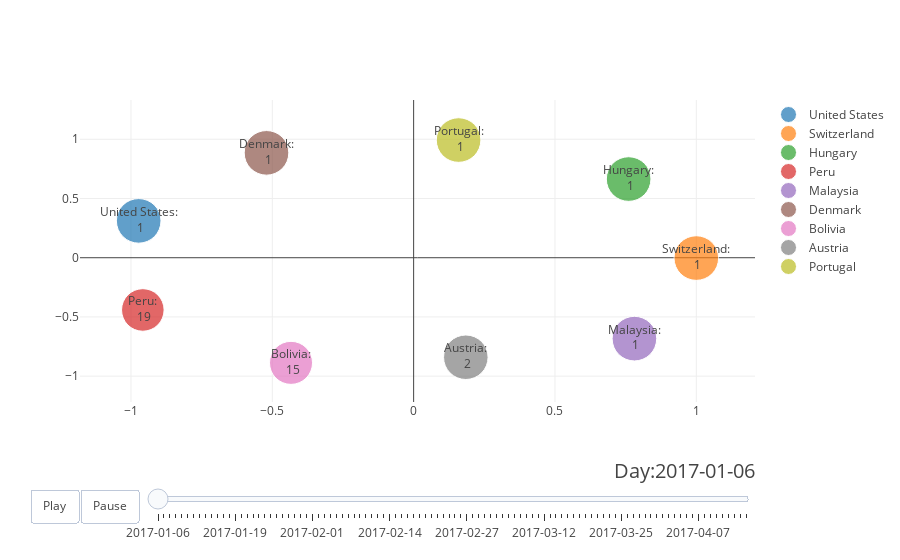

The notebook cell this image was saved under:
### Code cell
#Run this cell to draw the graph/animation!

#extracts the list of days that the chosen song exits on the rankings
song_days = sorted(df_specific_song["Date"].unique().tolist())
if len(song_days) > 100:
    print("truncating to the first hundred days that the song was on the charts")
    song_days = song_days[:100]
# song_days = ['2017-04-08', '2017-04-09', '2017-04-10']
#extracts which regions to use from the checkboxes
regions_to_use = [r for i,r in enumerate(all_region_codes) if checkboxes[i].value]
# regions_to_use = ['us', 'hk', 'ch', 'jp', 'sg']

# make figure
figure = {
    'data': [],
    'layout': {},
    'frames': []
}

# fill in most of layout
figure['layout']['hovermode'] = 'closest'
figure['layout']['sliders'] = {
    'args': [
        'transition', {
            'duration': 400,
            'easing': 'cubic-in-out'
        }
    ],
    'initialValue': song_days[0],
    'plotlycommand': 'animate',
    'values': song_days,
    'visible': True
}

figure['layout']['updatemenus'] = [
    {
        'buttons': [
            {
                'args': [None, {'frame': {'duration': 500, 'redraw': False},
                         'fromcurrent': True, 'transition': {'duration': 300, 'easing': 'quadratic-in-out'}}],
                'label': 'Play',
                'method': 'animate'
            },
            {
                'args': [[None], {'frame': {'duration': 0, 'redraw': False}, 'mode': 'immediate',
                'transition': {'duration': 0}}],
                'label': 'Pause',
                'method': 'animate'
            }
        ],
        'direction': 'left',
        'pad': {'r': 10, 't': 87},
        'showactive': False,
        'type': 'buttons',
        'x': 0.1,
        'xanchor': 'right',
        'y': 0,
        'yanchor': 'top'
    }
]

sliders_dict = {
    'active': 0,
    'yanchor': 'top',
    'xanchor': 'left',
    'currentvalue': {
        'font': {'size': 20},
        'prefix': 'Day:',
        'visible': True,
        'xanchor': 'right'
    },
    'transition': {'duration': 300, 'easing': 'cubic-in-out'},
    'pad': {'b': 10, 't': 50},
    'len': 0.9,
    'x': 0.1,
    'y': 0,
    'steps': []
}

# make initial day data
date = song_days[0]
G = make_networkx_graph(date=date, regions=regions_to_use)
#to calcute the positions for all of the nodes in the graph
# pos = graphviz_layout(G, prog='neato')
pos = nx.drawing.layout.spring_layout(G)

for node in G.nodes(data=True):
    x, y = pos[node[0]]
    data_dict = {
        'x': tuple([x]),
        'y': tuple([y]),
        'mode': 'markers+text',
        'text': tuple(["{}:<br> {}".format(node[1]['name'], node[1]['position'])]),
        'marker': {
            'sizemode': 'area',
            'sizeref': 0.2,
            'size': tuple([(200 - node[1]['position'])])
        },
        'name': node[1]['name']
    }
    figure['data'].append(data_dict)
    
# make frames
for date in song_days:
    frame = {'data': [], 'name': date}
    
    G = make_networkx_graph(date=date, regions=regions_to_use)
    #to calcute the positions for all of the nodes in the graph
#     pos = graphviz_layout(G, prog='neato')
    pos = nx.layout.shell_layout(G)
        
    for node in G.nodes(data=True):
        x, y = pos[node[0]]
        data_dict = {
            'x': tuple([x]),
            'y': tuple([y]),
            'mode': 'markers+text',
            'text': tuple(["{}:<br> {}".format(node[1]['name'], node[1]['position'])]),
            'marker': {
                'sizemode': 'area',
                'sizeref': 0.05,
                'size': tuple([200 - (node[1]['position'])])
            },
            'name': node[1]['name']
        }
        frame['data'].append(data_dict)

    figure['frames'].append(frame)
    slider_step = {'args': [
        [date],
        {'frame': {'duration': 300, 'redraw': False},
         'mode': 'immediate',
       'transition': {'duration': 300}}
     ],
     'label': date,
     'method': 'animate'}
    sliders_dict['steps'].append(slider_step)

    
figure['layout']['sliders'] = [sliders_dict]

iplot(figure, filename='anim')

### Figure 1 — Plotly figure (JSON) as saved in the notebook; plotly's stock layout.template omitted (floating-point values rounded to 4 significant figures)
{"data": [{"marker": {"size": [199], "sizemode": "area", "sizeref": 0.2}, "mode": "markers+text", "name": "United States", "text": ["United States:<br> 1"], "type": "scatter", "uid": "3e9a78b9-376f-4e06-93b4-fd2a5b279664", "x": [-0.9727], "y": [0.3112]}, {"marker": {"size": [199], "sizemode": "area", "sizeref": 0.2}, "mode": "markers+text", "name": "Switzerland", "text": ["Switzerland:<br> 1"], "type": "scatter", "uid": "104497a7-0b44-408c-8bab-0f4be36863ac", "x": [1], "y": [-0.002843]}, {"marker": {"size": [199], "sizemode": "area", "sizeref": 0.2}, "mode": "markers+text", "name": "Hungary", "text": ["Hungary:<br> 1"], "type": "scatter", "uid": "11c6a97a-05cb-4910-be63-f242ab9f1ca3", "x": [0.7606], "y": [0.6643]}, {"marker": {"size": [181], "sizemode": "area", "sizeref": 0.2}, "mode": "markers+text", "name": "Peru", "text": ["Peru:<br> 19"], "type": "scatter", "uid": "94be2ebb-7d18-4fbf-8b99-ed80f3f80c38", "x": [-0.9581], "y": [-0.4409]}, {"marker": {"size": [199], "sizemode": "area", "sizeref": 0.2}, "mode": "markers+text", "name": "Malaysia", "text": ["Malaysia:<br> 1"], "type": "scatter", "uid": "9dd95a78-9ba9-48f8-890f-4d86156672f3", "x": [0.7811], "y": [-0.6832]}, {"marker": {"size": [199], "sizemode": "area", "sizeref": 0.2}, "mode": "markers+text", "name": "Denmark", "text": ["Denmark:<br> 1"], "type": "scatter", "uid": "dce6e326-b624-4657-8f94-8b114e15a04c", "x": [-0.5206], "y": [0.8855]}, {"marker": {"size": [185], "sizemode": "area", "sizeref": 0.2}, "mode": "markers+text", "name": "Bolivia", "text": ["Bolivia:<br> 15"], "type": "scatter", "uid": "c1c068fd-d852-41fd-b06e-f992c711a2ff", "x": [-0.4338], "y": [-0.8876]}, {"marker": {"size": [198], "sizemode": "area", "sizeref": 0.2}, "mode": "markers+text", "name": "Austria", "text": ["Austria:<br> 2"], "type": "scatter", "uid": "caa1f38d-6f88-4c2c-b91c-7c6febf95e4b", "x": [0.1846], "y": [-0.8402]}, {"marker": {"size": [199], "sizemode": "area", "sizeref": 0.2}, "mode": "markers+text", "name": "Portugal", "text": ["Portugal:<br> 1"], "type": "scatter", "uid": "0da4aaf0-eceb-4c8c-87ef-3aaa91022834", "x": [0.159], "y": [0.9936]}], "layout": {"hovermode": "closest", "sliders": [{"active": 0, "currentvalue": {"font": {"size": 20}, "prefix": "Day:", "visible": true, "xanchor": "right"}, "len": 0.9, "pad": {"b": 10, "t": 50}, "steps": [{"args": [["2017-01-06"], {"frame": {"duration": 300, "redraw": false}, "mode": "immediate", "transition": {"duration": 300}}], "label": "2017-01-06", "method": "animate"}, {"args": [["2017-01-07"], {"frame": {"duration": 300, "redraw": false}, "mode": "immediate", "transition": {"duration": 300}}], "label": "2017-01-07", "method": "animate"}, {"args": [["2017-01-08"], {"frame": {"duration": 300, "redraw": false}, "mode": "immediate", "transition": {"duration": 300}}], "label": "2017-01-08", "method": "animate"}, {"args": [["2017-01-09"], {"frame": {"duration": 300, "redraw": false}, "mode": "immediate", "transition": {"duration": 300}}], "label": "2017-01-09", "method": "animate"}, {"args": [["2017-01-10"], {"frame": {"duration": 300, "redraw": false}, "mode": "immediate", "transition": {"duration": 300}}], "label": "2017-01-10", "method": "animate"}, {"args": [["2017-01-11"], {"frame": {"duration": 300, "redraw": false}, "mode": "immediate", "transition": {"duration": 300}}], "label": "2017-01-11", "method": "animate"}, {"args": [["2017-01-12"], {"frame": {"duration": 300, "redraw": false}, "mode": "immediate", "transition": {"duration": 300}}], "label": "2017-01-12", "method": "animate"}, {"args": [["2017-01-13"], {"frame": {"duration": 300, "redraw": false}, "mode": "immediate", "transition": {"duration": 300}}], "label": "2017-01-13", "method": "animate"}, {"args": [["2017-01-14"], {"frame": {"duration": 300, "redraw": false}, "mode": "immediate", "transition": {"duration": 300}}], "label": "2017-01-14", "method": "animate"}, {"args": [["2017-01-15"], {"frame": {"duration": 300, "redraw": false}, "mode": "immediate", "transition": {"duration": 300}}], "label": "2017-01-15", "method": "animate"}, {"args": [["2017-01-16"], {"frame": {"duration": 300, "redraw": false}, "mode": "immediate", "transition": {"duration": 300}}], "label": "2017-01-16", "method": "animate"}, {"args": [["2017-01-17"], {"frame": {"duration": 300, "redraw": false}, "mode": "immediate", "transition": {"duration": 300}}], "label": "2017-01-17", "method": "animate"}, {"args": [["2017-01-18"], {"frame": {"duration": 300, "redraw": false}, "mode": "immediate", "transition": {"duration": 300}}], "label": "2017-01-18", "method": "animate"}, {"args": [["2017-01-19"], {"frame": {"duration": 300, "redraw": false}, "mode": "immediate", "transition": {"duration": 300}}], "label": "2017-01-19", "method": "animate"}, {"args": [["2017-01-20"], {"frame": {"duration": 300, "redraw": false}, "mode": "immediate", "transition": {"duration": 300}}], "label": "2017-01-20", "method": "animate"}, {"args": [["2017-01-21"], {"frame": {"duration": 300, "redraw": false}, "mode": "immediate", "transition": {"duration": 300}}], "label": "2017-01-21", "method": "animate"}, {"args": [["2017-01-22"], {"frame": {"duration": 300, "redraw": false}, "mode": "immediate", "transition": {"duration": 300}}], "label": "2017-01-22", "method": "animate"}, {"args": [["2017-01-23"], {"frame": {"duration": 300, "redraw": false}, "mode": "immediate", "transition": {"duration": 300}}], "label": "2017-01-23", "method": "animate"}, {"args": [["2017-01-24"], {"frame": {"duration": 300, "redraw": false}, "mode": "immediate", "transition": {"duration": 300}}], "label": "2017-01-24", "method": "animate"}, {"args": [["2017-01-25"], {"frame": {"duration": 300, "redraw": false}, "mode": "immediate", "transition": {"duration": 300}}], "label": "2017-01-25", "method": "animate"}, {"args": [["2017-01-26"], {"frame": {"duration": 300, "redraw": false}, "mode": "immediate", "transition": {"duration": 300}}], "label": "2017-01-26", "method": "animate"}, {"args": [["2017-01-27"], {"frame": {"duration": 300, "redraw": false}, "mode": "immediate", "transition": {"duration": 300}}], "label": "2017-01-27", "method": "animate"}, {"args": [["2017-01-28"], {"frame": {"duration": 300, "redraw": false}, "mode": "immediate", "transition": {"duration": 300}}], "label": "2017-01-28", "method": "animate"}, {"args": [["2017-01-29"], {"frame": {"duration": 300, "redraw": false}, "mode": "immediate", "transition": {"duration": 300}}], "label": "2017-01-29", "method": "animate"}, {"args": [["2017-01-30"], {"frame": {"duration": 300, "redraw": false}, "mode": "immediate", "transition": {"duration": 300}}], "label": "2017-01-30", "method": "animate"}, {"args": [["2017-01-31"], {"frame": {"duration": 300, "redraw": false}, "mode": "immediate", "transition": {"duration": 300}}], "label": "2017-01-31", "method": "animate"}, {"args": [["2017-02-01"], {"frame": {"duration": 300, "redraw": false}, "mode": "immediate", "transition": {"duration": 300}}], "label": "2017-02-01", "method": "animate"}, {"args": [["2017-02-02"], {"frame": {"duration": 300, "redraw": false}, "mode": "immediate", "transition": {"duration": 300}}], "label": "2017-02-02", "method": "animate"}, {"args": [["2017-02-03"], {"frame": {"duration": 300, "redraw": false}, "mode": "immediate", "transition": {"duration": 300}}], "label": "2017-02-03", "method": "animate"}, {"args": [["2017-02-04"], {"frame": {"duration": 300, "redraw": false}, "mode": "immediate", "transition": {"duration": 300}}], "label": "2017-02-04", "method": "animate"}, {"args": [["2017-02-05"], {"frame": {"duration": 300, "redraw": false}, "mode": "immediate", "transition": {"duration": 300}}], "label": "2017-02-05", "method": "animate"}, {"args": [["2017-02-06"], {"frame": {"duration": 300, "redraw": false}, "mode": "immediate", "transition": {"duration": 300}}], "label": "2017-02-06", "method": "animate"}, {"args": [["2017-02-07"], {"frame": {"duration": 300, "redraw": false}, "mode": "immediate", "transition": {"duration": 300}}], "label": "2017-02-07", "method": "animate"}, {"args": [["2017-02-08"], {"frame": {"duration": 300, "redraw": false}, "mode": "immediate", "transition": {"duration": 300}}], "label": "2017-02-08", "method": "animate"}, {"args": [["2017-02-09"], {"frame": {"duration": 300, "redraw": false}, "mode": "immediate", "transition": {"duration": 300}}], "label": "2017-02-09", "method": "animate"}, {"args": [["2017-02-10"], {"frame": {"duration": 300, "redraw": false}, "mode": "immediate", "transition": {"duration": 300}}], "label": "2017-02-10", "method": "animate"}, {"args": [["2017-02-11"], {"frame": {"duration": 300, "redraw": false}, "mode": "immediate", "transition": {"duration": 300}}], "label": "2017-02-11", "method": "animate"}, {"args": [["2017-02-12"], {"frame": {"duration": 300, "redraw": false}, "mode": "immediate", "transition": {"duration": 300}}], "label": "2017-02-12", "method": "animate"}, {"args": [["2017-02-13"], {"frame": {"duration": 300, "redraw": false}, "mode": "immediate", "transition": {"duration": 300}}], "label": "2017-02-13", "method": "animate"}, {"args": [["2017-02-14"], {"frame": {"duration": 300, "redraw": false}, "mode": "immediate", "transition": {"duration": 300}}], "label": "2017-02-14", "method": "animate"}, {"args": [["2017-02-15"], {"frame": {"duration": 300, "redraw": false}, "mode": "immediate", "transition": {"duration": 300}}], "label": "2017-02-15", "method": "animate"}, {"args": [["2017-02-16"], {"frame": {"duration": 300, "redraw": false}, "mode": "immediate", "transition": {"duration": 300}}], "label": "2017-02-16", "method": "animate"}, {"args": [["2017-02-17"], {"frame": {"duration": 300, "redraw": false}, "mode": "immediate", "transition": {"duration": 300}}], "label": "2017-02-17", "method": "animate"}, {"args": [["2017-02-18"], {"frame": {"duration": 300, "redraw": false}, "mode": "immediate", "transition": {"duration": 300}}], "label": "2017-02-18", "method": "animate"}, {"args": [["2017-02-19"], {"frame": {"duration": 300, "redraw": false}, "mode": "immediate", "transition": {"duration": 300}}], "label": "2017-02-19", "method": "animate"}, {"args": [["2017-02-20"], {"frame": {"duration": 300, "redraw": false}, "mode": "immediate", "transition": {"duration": 300}}], "label": "2017-02-20", "method": "animate"}, {"args": [["2017-02-21"], {"frame": {"duration": 300, "redraw": false}, "mode": "immediate", "transition": {"duration": 300}}], "label": "2017-02-21", "method": "animate"}, {"args": [["2017-02-22"], {"frame": {"duration": 300, "redraw": false}, "mode": "immediate", "transition": {"duration": 300}}], "label": "2017-02-22", "method": "animate"}, {"args": [["2017-02-23"], {"frame": {"duration": 300, "redraw": false}, "mode": "immediate", "transition": {"duration": 300}}], "label": "2017-02-23", "method": "animate"}, {"args": [["2017-02-24"], {"frame": {"duration": 300, "redraw": false}, "mode": "immediate", "transition": {"duration": 300}}], "label": "2017-02-24", "method": "animate"}, {"args": [["2017-02-25"], {"frame": {"duration": 300, "redraw": false}, "mode": "immediate", "transition": {"duration": 300}}], "label": "2017-02-25", "method": "animate"}, {"args": [["2017-02-26"], {"frame": {"duration": 300, "redraw": false}, "mode": "immediate", "transition": {"duration": 300}}], "label": "2017-02-26", "method": "animate"}, {"args": [["2017-02-27"], {"frame": {"duration": 300, "redraw": false}, "mode": "immediate", "transition": {"duration": 300}}], "label": "2017-02-27", "method": "animate"}, {"args": [["2017-02-28"], {"frame": {"duration": 300, "redraw": false}, "mode": "immediate", "transition": {"duration": 300}}], "label": "2017-02-28", "method": "animate"}, {"args": [["2017-03-01"], {"frame": {"duration": 300, "redraw": false}, "mode": "immediate", "transition": {"duration": 300}}], "label": "2017-03-01", "method": "animate"}, {"args": [["2017-03-02"], {"frame": {"duration": 300, "redraw": false}, "mode": "immediate", "transition": {"duration": 300}}], "label": "2017-03-02", "method": "animate"}, {"args": [["2017-03-03"], {"frame": {"duration": 300, "redraw": false}, "mode": "immediate", "transition": {"duration": 300}}], "label": "2017-03-03", "method": "animate"}, {"args": [["2017-03-04"], {"frame": {"duration": 300, "redraw": false}, "mode": "immediate", "transition": {"duration": 300}}], "label": "2017-03-04", "method": "animate"}, {"args": [["2017-03-05"], {"frame": {"duration": 300, "redraw": false}, "mode": "immediate", "transition": {"duration": 300}}], "label": "2017-03-05", "method": "animate"}, {"args": [["2017-03-06"], {"frame": {"duration": 300, "redraw": false}, "mode": "immediate", "transition": {"duration": 300}}], "label": "2017-03-06", "method": "animate"}, {"args": [["2017-03-07"], {"frame": {"duration": 300, "redraw": false}, "mode": "immediate", "transition": {"duration": 300}}], "label": "2017-03-07", "method": "animate"}, {"args": [["2017-03-08"], {"frame": {"duration": 300, "redraw": false}, "mode": "immediate", "transition": {"duration": 300}}], "label": "2017-03-08", "method": "animate"}, {"args": [["2017-03-09"], {"frame": {"duration": 300, "redraw": false}, "mode": "immediate", "transition": {"duration": 300}}], "label": "2017-03-09", "method": "animate"}, {"args": [["2017-03-10"], {"frame": {"duration": 300, "redraw": false}, "mode": "immediate", "transition": {"duration": 300}}], "label": "2017-03-10", "method": "animate"}, {"args": [["2017-03-11"], {"frame": {"duration": 300, "redraw": false}, "mode": "immediate", "transition": {"duration": 300}}], "label": "2017-03-11", "method": "animate"}, {"args": [["2017-03-12"], {"frame": {"duration": 300, "redraw": false}, "mode": "immediate", "transition": {"duration": 300}}], "label": "2017-03-12", "method": "animate"}, {"args": [["2017-03-13"], {"frame": {"duration": 300, "redraw": false}, "mode": "immediate", "transition": {"duration": 300}}], "label": "2017-03-13", "method": "animate"}, {"args": [["2017-03-14"], {"frame": {"duration": 300, "redraw": false}, "mode": "immediate", "transition": {"duration": 300}}], "label": "2017-03-14", "method": "animate"}, {"args": [["2017-03-15"], {"frame": {"duration": 300, "redraw": false}, "mode": "immediate", "transition": {"duration": 300}}], "label": "2017-03-15", "method": "animate"}, {"args": [["2017-03-16"], {"frame": {"duration": 300, "redraw": false}, "mode": "immediate", "transition": {"duration": 300}}], "label": "2017-03-16", "method": "animate"}, {"args": [["2017-03-17"], {"frame": {"duration": 300, "redraw": false}, "mode": "immediate", "transition": {"duration": 300}}], "label": "2017-03-17", "method": "animate"}, {"args": [["2017-03-18"], {"frame": {"duration": 300, "redraw": false}, "mode": "immediate", "transition": {"duration": 300}}], "label": "2017-03-18", "method": "animate"}, {"args": [["2017-03-19"], {"frame": {"duration": 300, "redraw": false}, "mode": "immediate", "transition": {"duration": 300}}], "label": "2017-03-19", "method": "animate"}, {"args": [["2017-03-20"], {"frame": {"duration": 300, "redraw": false}, "mode": "immediate", "transition": {"duration": 300}}], "label": "2017-03-20", "method": "animate"}, {"args": [["2017-03-21"], {"frame": {"duration": 300, "redraw": false}, "mode": "immediate", "transition": {"duration": 300}}], "label": "2017-03-21", "method": "animate"}, {"args": [["2017-03-22"], {"frame": {"duration": 300, "redraw": false}, "mode": "immediate", "transition": {"duration": 300}}], "label": "2017-03-22", "method": "animate"}, {"args": [["2017-03-23"], {"frame": {"duration": 300, "redraw": false}, "mode": "immediate", "transition": {"duration": 300}}], "label": "2017-03-23", "method": "animate"}, {"args": [["2017-03-24"], {"frame": {"duration": 300, "redraw": false}, "mode": "immediate", "transition": {"duration": 300}}], "label": "2017-03-24", "method": "animate"}, {"args": [["2017-03-25"], {"frame": {"duration": 300, "redraw": false}, "mode": "immediate", "transition": {"duration": 300}}], "label": "2017-03-25", "method": "animate"}, {"args": [["2017-03-26"], {"frame": {"duration": 300, "redraw": false}, "mode": "immediate", "transition": {"duration": 300}}], "label": "2017-03-26", "method": "animate"}, {"args": [["2017-03-27"], {"frame": {"duration": 300, "redraw": false}, "mode": "immediate", "transition": {"duration": 300}}], "label": "2017-03-27", "method": "animate"}, {"args": [["2017-03-28"], {"frame": {"duration": 300, "redraw": false}, "mode": "immediate", "transition": {"duration": 300}}], "label": "2017-03-28", "method": "animate"}, {"args": [["2017-03-29"], {"frame": {"duration": 300, "redraw": false}, "mode": "immediate", "transition": {"duration": 300}}], "label": "2017-03-29", "method": "animate"}, {"args": [["2017-03-30"], {"frame": {"duration": 300, "redraw": false}, "mode": "immediate", "transition": {"duration": 300}}], "label": "2017-03-30", "method": "animate"}, {"args": [["2017-03-31"], {"frame": {"duration": 300, "redraw": false}, "mode": "immediate", "transition": {"duration": 300}}], "label": "2017-03-31", "method": "animate"}, {"args": [["2017-04-01"], {"frame": {"duration": 300, "redraw": false}, "mode": "immediate", "transition": {"duration": 300}}], "label": "2017-04-01", "method": "animate"}, {"args": [["2017-04-02"], {"frame": {"duration": 300, "redraw": false}, "mode": "immediate", "transition": {"duration": 300}}], "label": "2017-04-02", "method": "animate"}, {"args": [["2017-04-03"], {"frame": {"duration": 300, "redraw": false}, "mode": "immediate", "transition": {"duration": 300}}], "label": "2017-04-03", "method": "animate"}, {"args": [["2017-04-04"], {"frame": {"duration": 300, "redraw": false}, "mode": "immediate", "transition": {"duration": 300}}], "label": "2017-04-04", "method": "animate"}, {"args": [["2017-04-05"], {"frame": {"duration": 300, "redraw": false}, "mode": "immediate", "transition": {"duration": 300}}], "label": "2017-04-05", "method": "animate"}, {"args": [["2017-04-06"], {"frame": {"duration": 300, "redraw": false}, "mode": "immediate", "transition": {"duration": 300}}], "label": "2017-04-06", "method": "animate"}, {"args": [["2017-04-07"], {"frame": {"duration": 300, "redraw": false}, "mode": "immediate", "transition": {"duration": 300}}], "label": "2017-04-07", "method": "animate"}, {"args": [["2017-04-08"], {"frame": {"duration": 300, "redraw": false}, "mode": "immediate", "transition": {"duration": 300}}], "label": "2017-04-08", "method": "animate"}, {"args": [["2017-04-09"], {"frame": {"duration": 300, "redraw": false}, "mode": "immediate", "transition": {"duration": 300}}], "label": "2017-04-09", "method": "animate"}, {"args": [["2017-04-10"], {"frame": {"duration": 300, "redraw": false}, "mode": "immediate", "transition": {"duration": 300}}], "label": "2017-04-10", "method": "animate"}, {"args": [["2017-04-11"], {"frame": {"duration": 300, "redraw": false}, "mode": "immediate", "transition": {"duration": 300}}], "label": "2017-04-11", "method": "animate"}, {"args": [["2017-04-12"], {"frame": {"duration": 300, "redraw": false}, "mode": "immediate", "transition": {"duration": 300}}], "label": "2017-04-12", "method": "animate"}, {"args": [["2017-04-13"], {"frame": {"duration": 300, "redraw": false}, "mode": "immediate", "transition": {"duration": 300}}], "label": "2017-04-13", "method": "animate"}, {"args": [["2017-04-14"], {"frame": {"duration": 300, "redraw": false}, "mode": "immediate", "transition": {"duration": 300}}], "label": "2017-04-14", "method": "animate"}, {"args": [["2017-04-15"], {"frame": {"duration": 300, "redraw": false}, "mode": "immediate", "transition": {"duration": 300}}], "label": "2017-04-15", "method": "animate"}], "transition": {"duration": 300, "easing": "cubic-in-out"}, "x": 0.1, "xanchor": "left", "y": 0, "yanchor": "top"}], "updatemenus": [{"buttons": [{"args": [null, {"frame": {"duration": 500, "redraw": false}, "fromcurrent": true, "transition": {"duration": 300, "easing": "quadratic-in-out"}}], "label": "Play", "method": "animate"}, {"args": [[null], {"frame": {"duration": 0, "redraw": false}, "mode": "immediate", "transition": {"duration": 0}}], "label": "Pause", "method": "animate"}], "direction": "left", "pad": {"r": 10, "t": 87}, "showactive": false, "type": "buttons", "x": 0.1, "xanchor": "right", "y": 0, "yanchor": "top"}]}}
